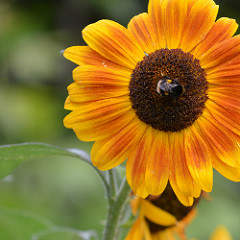
#> input picture queries/9555824387_32b151e9b0_m.jpg, 240 x 240 px
$ python search.py   (older library calls are emulated)
#> lines starting #> are read from the running program, lines starting #| are printed output that depends on the picture
### ColorDescriptor.py
import cv2
import imutils
from matplotlib import pyplot as plt

class ColorDescriptor:
    def __init__(self, bins):
        #Storing number of bins for histogram
        self.bins = bins

    def describe(self, image):
        #Convert the image into hsv and initialize the features to quantify the image
        image = image.astype('uint8')
        features = []


        hist = self.histogram(image)
        features.extend(hist)

        #Return the feature vector
        return features

    def histogram(self,image):

        #Extract a 3-D color histogram using the number of bins supplied
        hist = cv2.calcHist([image], [0, 1, 2], None, self.bins, [0, 256, 0, 256, 0, 256])

        #Normalize the histogram
        if imutils.is_cv2():
            #For openCV version 2.4
            hist = cv2.normalize(hist).flatten()
        else:
            #For openCV version 3+
            hist = cv2.normalize(hist, hist).flatten()

        #Returning histogram
        return hist


# [6 lines of commented-out code are left out]

### search.py

import ColorDescriptor
import MeanColor
import EdgeDescriptor
import Searcher
import cv2


#intializing the color descriptor
cd = ColorDescriptor.ColorDescriptor((16,16,16))
mc = MeanColor.MeanColor()
edge = EdgeDescriptor.Edge()

#loading the query image and describe it
query1 = cv2.imread("queries/9555824387_32b151e9b0_m.jpg") #path of the uploaded picture
#> query1 is the input picture: shape (240, 240, 3); mean B, G, R 38.7, 116.3, 150.4
query = cv2.resize(query1,(300,300))
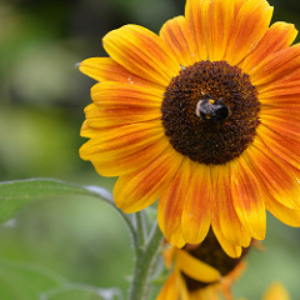
#> query: shape (300, 300, 3); mean B, G, R 38.6, 116.2, 150.3
cv2.imshow("Query",query)
Method = "ColorDescriptor" #Method taken from user

#performing the search Methods: 1:"MeanColor"->DB:index.csv 2:"ColorDescriptor"->DB:index_MeanColor.csv 3:"Edge"->DB:'index_edge.csv'
if Method=="ColorDescriptor":
#> (the run stopped early here; a loop or call above may not have finished)

$ run again, with queries/a140032.jpg copied over queries/9555824387_32b151e9b0_m.jpg
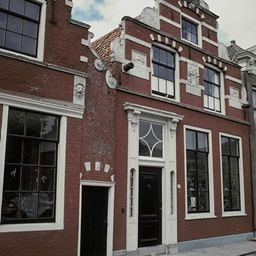
#> input picture queries/a140032.jpg, 256 x 256 px
#> query1 is the input picture: shape (256, 256, 3); mean B, G, R 86.8, 91, 99.9
#> `query = cv2.resize(query1,(300,300))`:
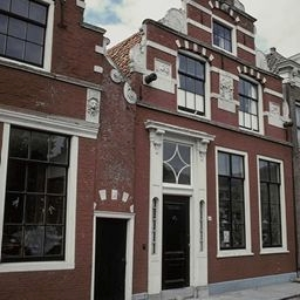
#> query: shape (300, 300, 3); mean B, G, R 86.7, 90.9, 99.8

$ run again, with queries/1469726748_f359f4a8c5.jpg copied over queries/9555824387_32b151e9b0_m.jpg
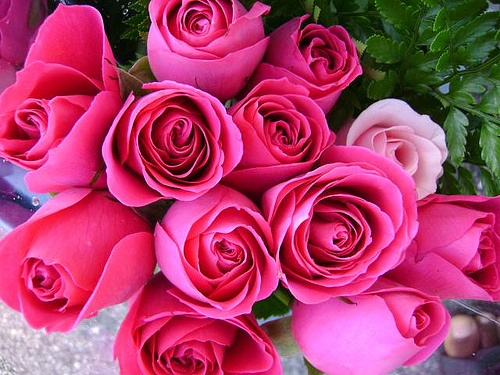
#> input picture queries/1469726748_f359f4a8c5.jpg, 500 x 375 px
#> query1 is the input picture: shape (375, 500, 3); mean B, G, R 105.6, 60, 176.9
#> `query = cv2.resize(query1,(300,300))`:
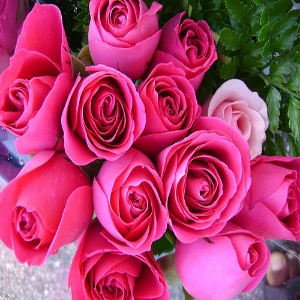
#> query: shape (300, 300, 3); mean B, G, R 105.5, 59.9, 176.8
